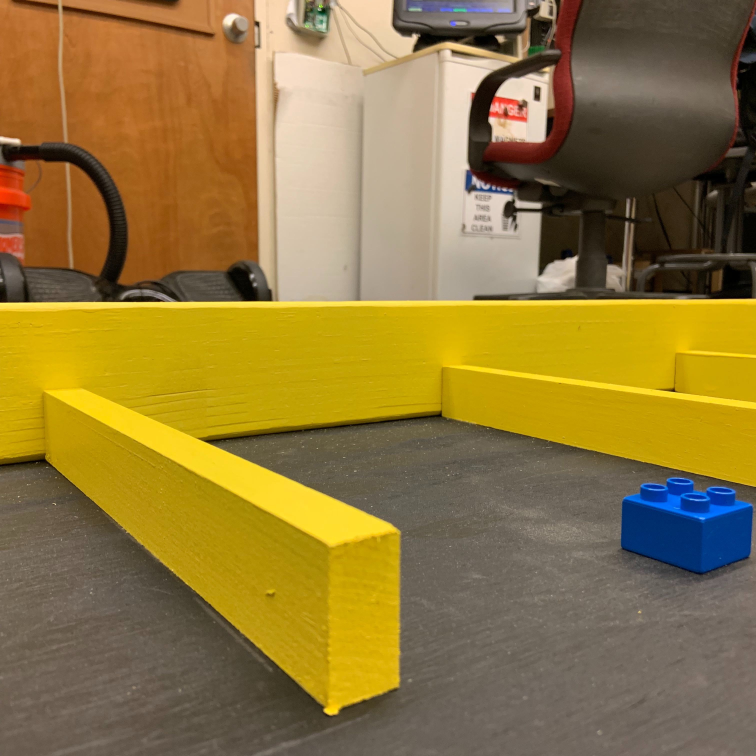
#> input picture real_images_input/r_1.png, 3024 x 3024 px (shown at 1/4 size); its folder holds 4 pictures in this run
$ python Orb_denoise.py
#> lines starting #> are read from the running program, lines starting #| are printed output that depends on the picture
import numpy as np
import cv2
from matplotlib import pyplot as plt

orb = cv2.ORB_create(nfeatures=100000, scoreType=cv2.ORB_FAST_SCORE)

for i in range(10):
    num = str(i + 1)
    filename_i = 'r_' + num + '.png'
    img = cv2.imread('../real_images_input/' + filename_i, 1)
#> img is the input picture: shape (3024, 3024, 3); mean B, G, R 61.2, 119.8, 143.9

    scale_percent = 20 # percent of original size
    width = int(img.shape[1] * scale_percent / 100)
#> width = 604
    height = int(img.shape[0] * scale_percent / 100)
#> height = 604
    dim = (width, height)
#> dim = (604, 604)

    # resize image
    img = cv2.resize(img, dim, interpolation = cv2.INTER_AREA)
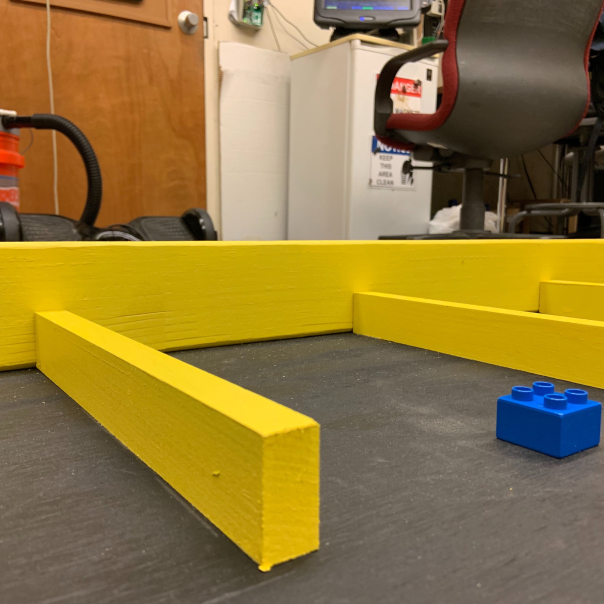
#> img: shape (604, 604, 3); mean B, G, R 61.2, 119.8, 143.9
    dst = cv2.fastNlMeansDenoisingColored(img, None, 7, 21, 50, 10)

    # find keypoints
    kp = orb.detect(dst, None)
#> kp = 1041 keypoints; strongest (x, y, size): (429, 78, 44.6), (427, 77, 64.3), (429, 71, 53.6), (428, 70, 37.2)
    kp, des = orb.compute(dst, kp)

    # plot keypoints
    img2 = cv2.drawKeypoints(dst, kp, None, color=(0,0,255))
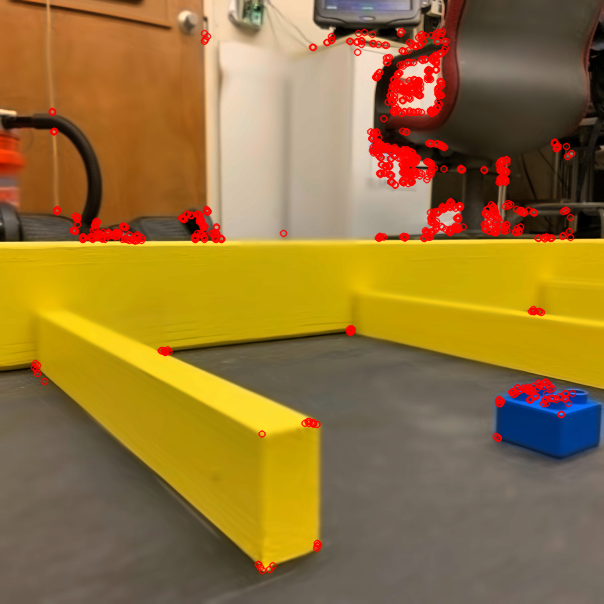
#> img2: shape (604, 604, 3); mean B, G, R 57.9, 116.2, 147.9
    filename = 'ORB_Denoise_r_' + num + '.png'
    cv2.imwrite('Orb_denoise_real_output/' + filename,img2)
#> pass 2 of the loop `for i in range(10):`:
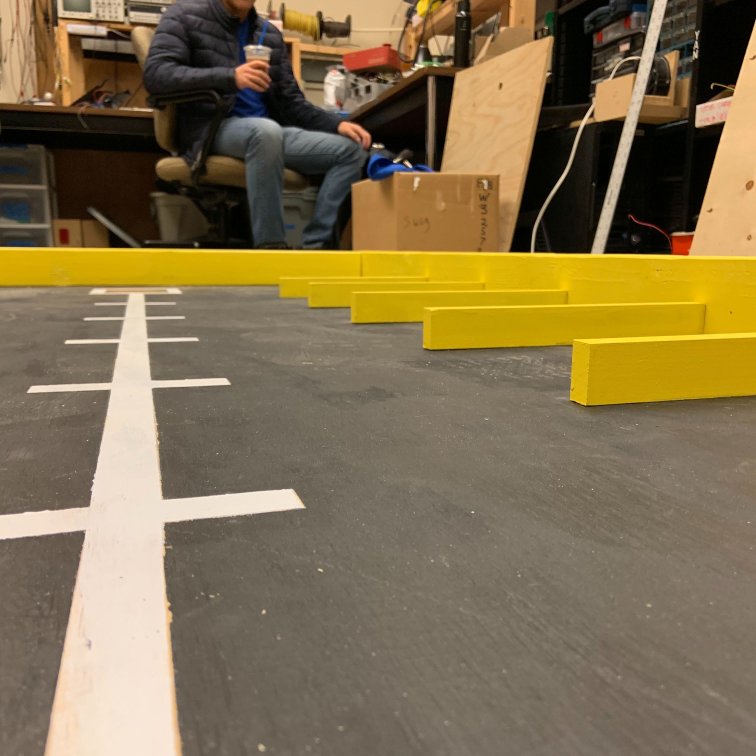
#> input picture real_images_input/r_2.png, 3024 x 3024 px (shown at 1/4 size)
#> img is the input picture: shape (3024, 3024, 3); mean B, G, R 78.5, 112, 129.5
#> `img = cv2.resize(img, dim, interpolation = cv2.INTER_AREA)`:
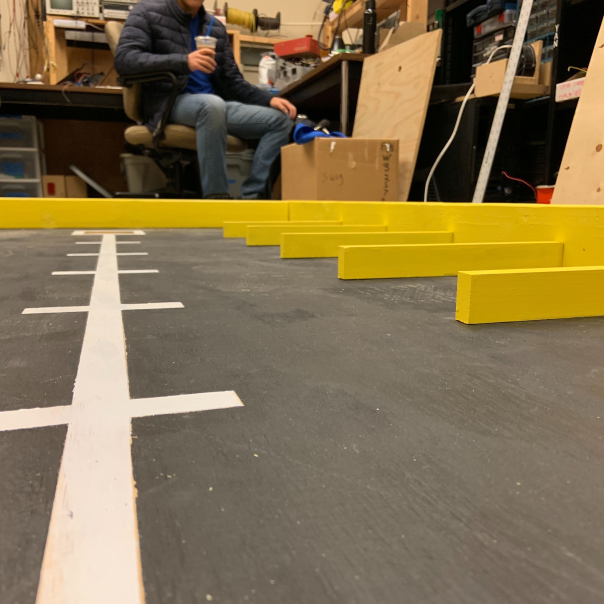
#> img: shape (604, 604, 3); mean B, G, R 78.5, 112, 129.5
#> kp = 2108 keypoints; strongest (x, y, size): (324, 130, 37.2), (557, 84, 37.2), (556, 99, 44.6), (485, 199, 77.1)
#> `img2 = cv2.drawKeypoints(dst, kp, None, color=(0,0,255))`:
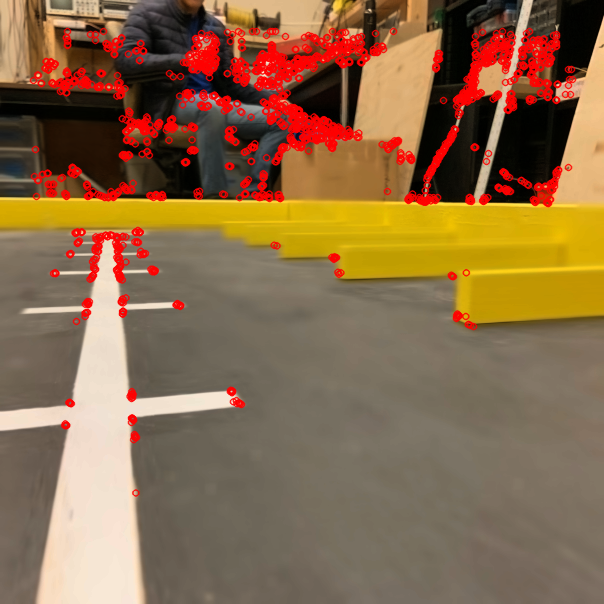
#> img2: shape (604, 604, 3); mean B, G, R 73.8, 106.3, 138.2
#> pass 3 of the loop `for i in range(10):`:
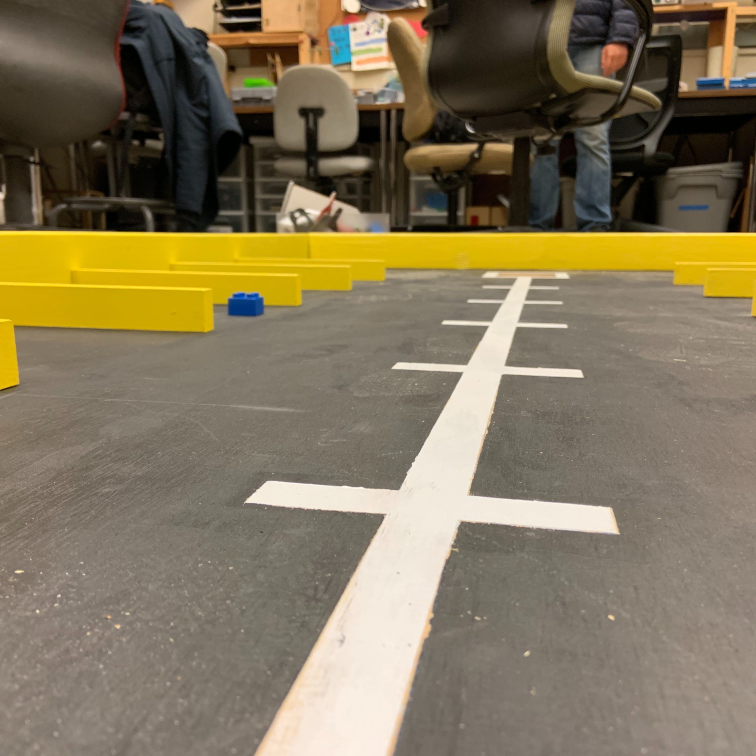
#> input picture real_images_input/r_3.png, 3024 x 3024 px (shown at 1/4 size)
#> img is the input picture: shape (3024, 3024, 3); mean B, G, R 90.1, 117.2, 129.6
#> `img = cv2.resize(img, dim, interpolation = cv2.INTER_AREA)`:
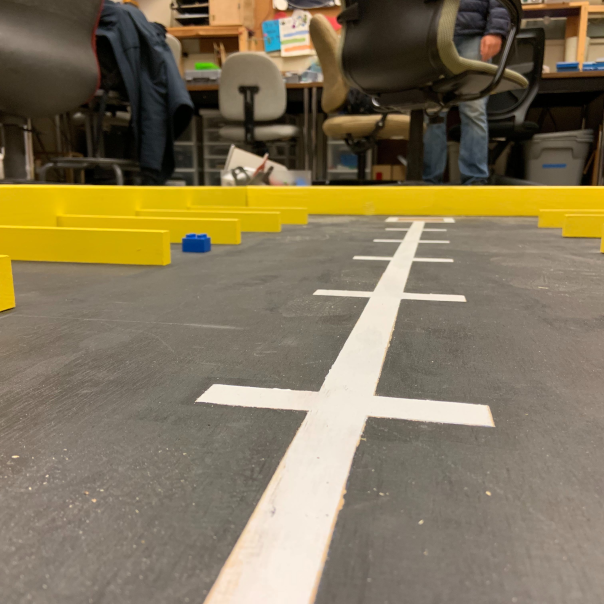
#> img: shape (604, 604, 3); mean B, G, R 90.1, 117.2, 129.6
#> kp = 1940 keypoints; strongest (x, y, size): (233, 150, 111.1), (233, 149, 92.6), (377, 105, 31), (378, 116, 53.6)
#> `img2 = cv2.drawKeypoints(dst, kp, None, color=(0,0,255))`:
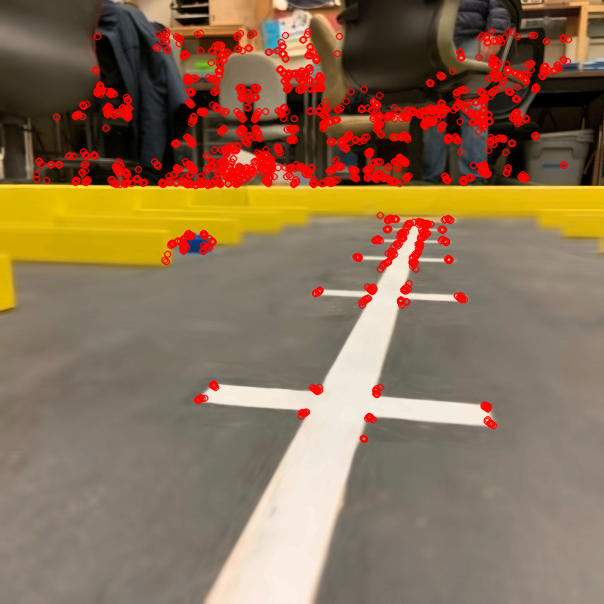
#> img2: shape (604, 604, 3); mean B, G, R 85.6, 111.8, 138.4
#> (the run stopped early here; a loop or call above may not have finished)
